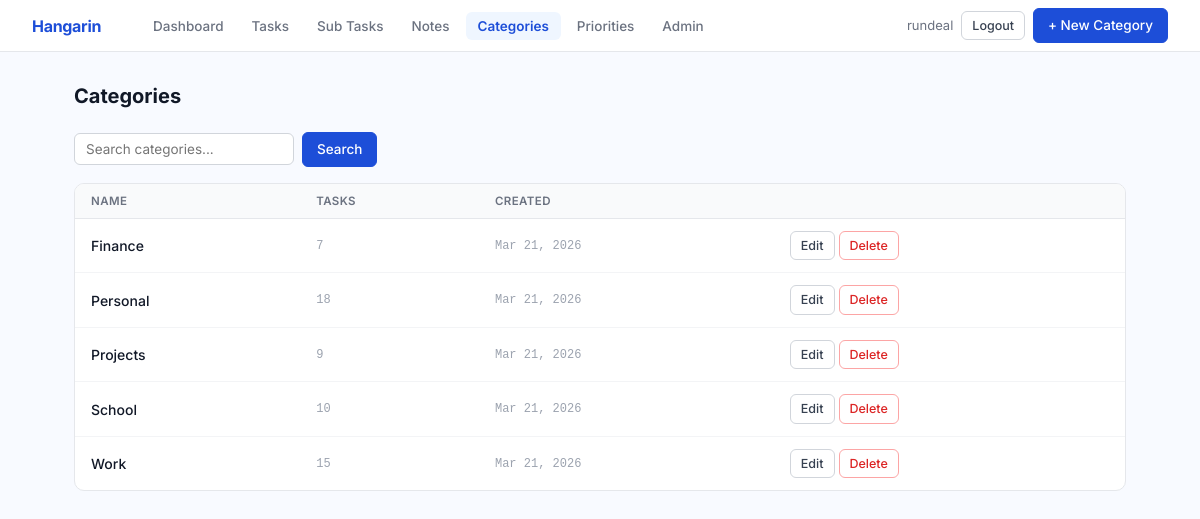
Page /categories/ (signed in) on the committed database.
### tasks/models.py (models this page shows, shortened)
class BaseModel(models.Model):
    created_at = models.DateTimeField(auto_now_add=True)
    updated_at = models.DateTimeField(auto_now=True)
    class Meta:
        abstract = True

class Category(BaseModel):
    name = models.CharField(max_length=100)
    class Meta:
        verbose_name = "Category"
        verbose_name_plural = "Categories"
        ordering = ['name']

### tasks/views.py (the view)
# urls.py: path('categories/', views.category_list, name='category_list'),
@login_required
def category_list(request):
    query = request.GET.get('q', '')
    qs = Category.objects.all()
    if query:
        qs = qs.filter(name__icontains=query)
    paginator = Paginator(qs, 10)
    try:
        categories = paginator.page(request.GET.get('page', 1))
    except Exception:
        categories = paginator.page(1)
    return render(request, 'tasks/category_list.html', {'categories': categories, 'query': query})

### tasks/templates/tasks/category_list.html (shortened to what this page needs)
{% extends "tasks/base.html" %}
{% block nav_actions %}
  <a href="{% url 'category_create' %}" class="btn btn-blue">+ New Category</a>
{% endblock %}
{% block content %}
<div class="page-header"><h1>Categories</h1></div>
<form method="get" class="filter-bar">
  <input type="text" name="q" value="{{ query }}" placeholder="Search categories...">
  <button type="submit" class="btn btn-blue">Search</button>
</form>
<div class="table-card">
  <table>
    <thead>
      <tr><th>Name</th><th>Tasks</th><th>Created</th><th></th></tr>
    </thead>
    <tbody>
      {% for category in categories %}
      <tr>
        <td style="font-weight: 500;">{{ category.name }}</td>
        <td class="text-muted mono">{{ category.task_set.count }}</td>
        <td class="text-muted mono">{{ category.created_at|date:"M d, Y" }}</td>
        <td>
          <div style="display: flex; gap: 4px;">
            <a href="{% url 'category_update' category.pk %}" class="btn btn-white btn-sm">Edit</a>
            <a href="{% url 'category_delete' category.pk %}" class="btn btn-red btn-sm">Delete</a>
          </div>
        </td>
      </tr>
      {% empty %}
      <tr>
        <td colspan="4" style="text-align: center; padding: 40px; color: #9ca3af;">
          No categories. <a href="{% url 'category_create' %}" style="color: #1d4ed8;">Create one →</a>
        </td>
      </tr>
      {% endfor %}
    </tbody>
  </table>
</div>
{% endblock %}

### tasks/templates/tasks/base.html (shortened to what this page needs)
{% load static %}
{% load pwa %}
<!DOCTYPE html>
<html lang="en">
<head>
</head>
<body>
  <nav class="navbar">
    <a href="{% url 'dashboard' %}" class="navbar-brand">Hangarin</a>
    <div class="navbar-links">
      <a href="{% url 'dashboard' %}" class="nav-item {% if request.resolver_match.url_name == 'dashboard' %}active{% endif %}">Dashboard</a>
      <a href="{% url 'task_list' %}" class="nav-item {% if 'task' in request.resolver_match.url_name %}active{% endif %}">Tasks</a>
      <a href="{% url 'subtask_list' %}" class="nav-item {% if 'subtask' in request.resolver_match.url_name %}active{% endif %}">Sub Tasks</a>
      <a href="{% url 'note_list' %}" class="nav-item {% if 'note' in request.resolver_match.url_name %}active{% endif %}">Notes</a>
      <a href="{% url 'category_list' %}" class="nav-item {% if 'category' in request.resolver_match.url_name %}active{% endif %}">Categories</a>
      <a href="{% url 'priority_list' %}" class="nav-item {% if 'priority' in request.resolver_match.url_name %}active{% endif %}">Priorities</a>
      <a href="/admin/" class="nav-item">Admin</a>
    </div>
    <div class="navbar-right">
      {% if request.user.is_authenticated %}
        <span style="font-size: 13px; color: #6b7280;">{{ request.user.username }}</span>
        <a href="{% url 'account_logout' %}" class="btn btn-white btn-sm">Logout</a>
      {% endif %}
      {% block nav_actions %}{% endblock %}
    </div>
  </nav>
  <div class="page">
    {% block content %}{% endblock %}
  </div>
</body>
</html>

### tasks/templates/tasks/base.html (style rules this page uses)
* { box-sizing: border-box; margin: 0; padding: 0; }
body { font-family: 'Inter', sans-serif; background: #f8faff; color: #111827; font-size: 14px; min-height: 100vh; }
.navbar { background: #fff; border-bottom: 1px solid #e5e7eb; height: 52px; display: flex; align-items: center; padding: 0 32px; gap: 32px; position: sticky; top: 0; z-index: 100; }
.navbar-brand { font-size: 16px; font-weight: 700; color: #1d4ed8; text-decoration: none; letter-spacing: -0.3px; margin-right: 8px; }
.navbar-links { display: flex; gap: 4px; flex: 1; }
.nav-item { padding: 6px 12px; border-radius: 6px; color: #6b7280; text-decoration: none; font-size: 13.5px; font-weight: 500; transition: all 0.12s; }
.nav-item.active { background: #eff6ff; color: #1d4ed8; font-weight: 600; }
.navbar-right { display: flex; align-items: center; gap: 8px; }
.page { max-width: 1100px; margin: 0 auto; padding: 32px 24px; }
.page-header { display: flex; align-items: center; justify-content: space-between; margin-bottom: 24px; }
.page-header h1 { font-size: 20px; font-weight: 700; color: #111827; }
.btn { display: inline-flex; align-items: center; gap: 5px; padding: 7px 14px; border-radius: 6px; font-family: 'Inter', sans-serif; font-size: 13.5px; font-weight: 500; border: 1px solid transparent; cursor: pointer; text-decoration: none; transition: all 0.12s; white-space: nowrap; line-height: 1.4; }
.btn-blue { background: #1d4ed8; color: #fff; border-color: #1d4ed8; }
.btn-white { background: #fff; color: #374151; border-color: #d1d5db; }
.btn-red { background: #fff; color: #dc2626; border-color: #fca5a5; }
.btn-sm { padding: 5px 10px; font-size: 12.5px; }
.table-card { background: #fff; border: 1px solid #e5e7eb; border-radius: 10px; overflow: hidden; }
.table-card table { width: 100%; border-collapse: collapse; }
.table-card thead th { padding: 10px 16px; text-align: left; font-size: 11.5px; font-weight: 600; color: #6b7280; background: #f9fafb; border-bottom: 1px solid #e5e7eb; text-transform: uppercase; letter-spacing: 0.4px; white-space: nowrap; }
.table-card tbody tr { border-bottom: 1px solid #f3f4f6; transition: background 0.1s; }
.table-card tbody tr:last-child { border-bottom: none; }
.table-card tbody td { padding: 12px 16px; vertical-align: middle; }
.filter-bar { display: flex; gap: 8px; flex-wrap: wrap; align-items: center; margin-bottom: 16px; }
.filter-bar input, .filter-bar select { background: #fff; border: 1px solid #d1d5db; border-radius: 6px; padding: 7px 11px; font-family: 'Inter', sans-serif; font-size: 13.5px; color: #111827; transition: border-color 0.12s; }
.filter-bar input { min-width: 220px; }
.text-muted { color: #9ca3af; }
.mono { font-family: 'Courier New', monospace; font-size: 12px; }

### rows in the picture
Category: name "Finance", task_set.count "7", created_at "Mar 21, 2026"
Category: name "Personal", task_set.count "18", created_at "Mar 21, 2026"
Category: name "Projects", task_set.count "9", created_at "Mar 21, 2026"
Category: name "School", task_set.count "10", created_at "Mar 21, 2026"
Category: name "Work", task_set.count "15", created_at "Mar 21, 2026"

### other values in the picture
{{ request.user.username }} "rundeal"
